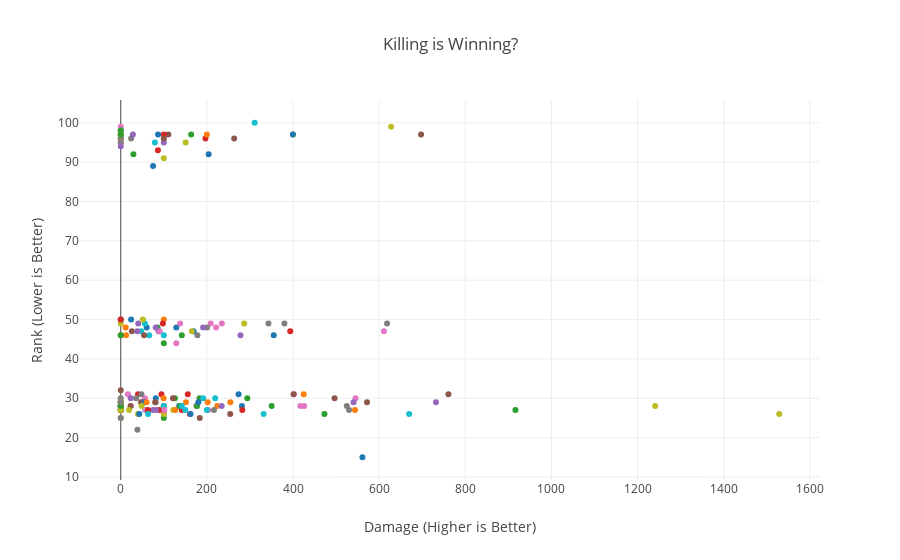

Here is the notebook cell this chart was saved with:
### Code cell
#I want to see the relationship between maxPlace, the true ranking from 1-100, with damageDealt.
#In other words, do you get better ranking if you deal more damage, and logically, by getting in fights?
data = []
for asset in np.random.choice(PG_train['Id'].unique(), 200):
    asset_df = PG_train[(PG_train['Id'] == asset)]

    data.append(go.Scatter(
        x = asset_df['damageDealt'].values,
        y = asset_df['maxPlace'].values,
        name = asset,
        showlegend=False
    ))
layout = go.Layout(dict(title = "Killing is Winning?",
                  xaxis = dict(title = 'Damage (Higher is Better)'),
                  yaxis = dict(title = 'Rank (Lower is Better)'),
                  ),legend=dict(
                orientation="h"))
py.iplot(dict(data=data, layout=layout), filename='basic-line')

### Figure 1 — Plotly figure (JSON) as saved in the notebook; plotly's stock layout.template omitted (floating-point values rounded to 4 significant figures)
{"data": [{"name": "4b87b8f6a1dcec", "showlegend": false, "type": "scatter", "uid": "eb5b5150-e079-11e8-9f2f-0088653b14b4", "x": [281.4], "y": [28]}, {"name": "2dcef512ff5544", "showlegend": false, "type": "scatter", "uid": "eb61023a-e079-11e8-a2a1-0088653b14b4", "x": [12.36], "y": [46]}, {"name": "0a0acffb0c078d", "showlegend": false, "type": "scatter", "uid": "eb6108e8-e079-11e8-8cca-0088653b14b4", "x": [100], "y": [25]}, {"name": "e1758495d13cd5", "showlegend": false, "type": "scatter", "uid": "eb610cc6-e079-11e8-9478-0088653b14b4", "x": [89.67], "y": [27]}, {"name": "551b73fb9d1a90", "showlegend": false, "type": "scatter", "uid": "eb61109a-e079-11e8-be7e-0088653b14b4", "x": [100], "y": [26]}, {"name": "7f50d523aabda8", "showlegend": false, "type": "scatter", "uid": "eb61140a-e079-11e8-9845-0088653b14b4", "x": [0], "y": [27]}, {"name": "5a75eaed6c9201", "showlegend": false, "type": "scatter", "uid": "eb611770-e079-11e8-8a8f-0088653b14b4", "x": [56.05], "y": [30]}, {"name": "175745994b6eb3", "showlegend": false, "type": "scatter", "uid": "eb611b4c-e079-11e8-ba57-0088653b14b4", "x": [49.47], "y": [29]}, {"name": "2aff557cf3dd4f", "showlegend": false, "type": "scatter", "uid": "eb611edc-e079-11e8-8f04-0088653b14b4", "x": [0], "y": [25]}, {"name": "f92440e9777b5b", "showlegend": false, "type": "scatter", "uid": "eb612242-e079-11e8-acb1-0088653b14b4", "x": [57.33], "y": [27]}, {"name": "0363e700105010", "showlegend": false, "type": "scatter", "uid": "eb6125da-e079-11e8-ba1a-0088653b14b4", "x": [0], "y": [28]}, {"name": "0cf13018dde551", "showlegend": false, "type": "scatter", "uid": "eb612922-e079-11e8-84c0-0088653b14b4", "x": [224], "y": [28]}, {"name": "a75b580c217611", "showlegend": false, "type": "scatter", "uid": "eb612c7e-e079-11e8-b083-0088653b14b4", "x": [85.36], "y": [48]}, {"name": "4943a178a6b7b9", "showlegend": false, "type": "scatter", "uid": "eb613034-e079-11e8-9aaa-0088653b14b4", "x": [160.8], "y": [26]}, {"name": "c2577efa1dc6a0", "showlegend": false, "type": "scatter", "uid": "eb6133ae-e079-11e8-bc18-0088653b14b4", "x": [278], "y": [46]}, {"name": "e5aa88e1b872fb", "showlegend": false, "type": "scatter", "uid": "eb6136cc-e079-11e8-b8ea-0088653b14b4", "x": [254.2], "y": [26]}, {"name": "52342505fc8a10", "showlegend": false, "type": "scatter", "uid": "eb613a66-e079-11e8-b59d-0088653b14b4", "x": [545.2], "y": [30]}, {"name": "eb07a985f88e8b", "showlegend": false, "type": "scatter", "uid": "eb613dd8-e079-11e8-86e2-0088653b14b4", "x": [38.69], "y": [22]}, {"name": "ec5b5170a2a855", "showlegend": false, "type": "scatter", "uid": "eb614128-e079-11e8-9c9b-0088653b14b4", "x": [1529], "y": [26]}, {"name": "01e24dc00dd2ea", "showlegend": false, "type": "scatter", "uid": "eb6144e8-e079-11e8-aaeb-0088653b14b4", "x": [0], "y": [28]}, {"name": "f4f79ad2e55785", "showlegend": false, "type": "scatter", "uid": "eb614830-e079-11e8-a545-0088653b14b4", "x": [135.6], "y": [28]}, {"name": "18fd0965ef84d2", "showlegend": false, "type": "scatter", "uid": "eb614c0c-e079-11e8-b7c3-0088653b14b4", "x": [424.7], "y": [31]}, {"name": "a816afee122b9d", "showlegend": false, "type": "scatter", "uid": "eb614f2e-e079-11e8-a96b-0088653b14b4", "x": [183.1], "y": [30]}, {"name": "5a99426339ed58", "showlegend": false, "type": "scatter", "uid": "eb6151fe-e079-11e8-b19d-0088653b14b4", "x": [0], "y": [28]}, {"name": "86c2a23b545dc1", "showlegend": false, "type": "scatter", "uid": "eb61549c-e079-11e8-8974-0088653b14b4", "x": [0], "y": [28]}, {"name": "44c460a126fde2", "showlegend": false, "type": "scatter", "uid": "eb6157d0-e079-11e8-9dcf-0088653b14b4", "x": [47.06], "y": [29]}, {"name": "4e9ec93803015e", "showlegend": false, "type": "scatter", "uid": "eb615ab4-e079-11e8-9569-0088653b14b4", "x": [0], "y": [50]}, {"name": "2f41fe99ff9b14", "showlegend": false, "type": "scatter", "uid": "eb615d70-e079-11e8-84e4-0088653b14b4", "x": [0], "y": [30]}, {"name": "f6bf4ffd74686f", "showlegend": false, "type": "scatter", "uid": "eb616086-e079-11e8-ac4f-0088653b14b4", "x": [1241], "y": [28]}, {"name": "8e6f1e105cfac4", "showlegend": false, "type": "scatter", "uid": "eb616342-e079-11e8-99d2-0088653b14b4", "x": [0], "y": [27]}, {"name": "00974ef59fc0ad", "showlegend": false, "type": "scatter", "uid": "eb61661c-e079-11e8-af3a-0088653b14b4", "x": [55.28], "y": [29]}, {"name": "c5445d7a0639dc", "showlegend": false, "type": "scatter", "uid": "eb61690a-e079-11e8-b245-0088653b14b4", "x": [11.4], "y": [48]}, {"name": "523b6376673f94", "showlegend": false, "type": "scatter", "uid": "eb616bda-e079-11e8-963c-0088653b14b4", "x": [141.8], "y": [46]}, {"name": "1f31cb159435e4", "showlegend": false, "type": "scatter", "uid": "eb616edc-e079-11e8-86d6-0088653b14b4", "x": [0], "y": [96]}, {"name": "2c4293d2939209", "showlegend": false, "type": "scatter", "uid": "eb61718c-e079-11e8-bff0-0088653b14b4", "x": [175.7], "y": [28]}, {"name": "cf376ab88a3b24", "showlegend": false, "type": "scatter", "uid": "eb61744a-e079-11e8-b8dc-0088653b14b4", "x": [183.5], "y": [25]}, {"name": "84eac1cb775301", "showlegend": false, "type": "scatter", "uid": "eb617742-e079-11e8-964c-0088653b14b4", "x": [16.67], "y": [31]}, {"name": "a842c1e8803054", "showlegend": false, "type": "scatter", "uid": "eb617a26-e079-11e8-9afb-0088653b14b4", "x": [380], "y": [49]}, {"name": "0fe937afc3a7e0", "showlegend": false, "type": "scatter", "uid": "eb617d5a-e079-11e8-8009-0088653b14b4", "x": [121.8], "y": [27]}, {"name": "ccf7a3ee91f8cb", "showlegend": false, "type": "scatter", "uid": "eb61808c-e079-11e8-9118-0088653b14b4", "x": [191.3], "y": [30]}, {"name": "303c479050cef5", "showlegend": false, "type": "scatter", "uid": "eb618340-e079-11e8-a61e-0088653b14b4", "x": [60.24], "y": [48]}, {"name": "fcea3e1a06f98b", "showlegend": false, "type": "scatter", "uid": "eb61861a-e079-11e8-affa-0088653b14b4", "x": [254.5], "y": [29]}, {"name": "7b726f6f7d791c", "showlegend": false, "type": "scatter", "uid": "eb618912-e079-11e8-900b-0088653b14b4", "x": [0], "y": [27]}, {"name": "6db4813e0d7066", "showlegend": false, "type": "scatter", "uid": "eb618bec-e079-11e8-9203-0088653b14b4", "x": [196.7], "y": [96]}, {"name": "3ec3279e9b927c", "showlegend": false, "type": "scatter", "uid": "eb618e9e-e079-11e8-a5ec-0088653b14b4", "x": [0], "y": [29]}, {"name": "048ec44339d9d0", "showlegend": false, "type": "scatter", "uid": "eb61918c-e079-11e8-b5ee-0088653b14b4", "x": [263.4], "y": [96]}, {"name": "38142ab6215116", "showlegend": false, "type": "scatter", "uid": "eb619466-e079-11e8-83f4-0088653b14b4", "x": [234.7], "y": [49]}, {"name": "2b3dc1e3abf391", "showlegend": false, "type": "scatter", "uid": "eb61972c-e079-11e8-a5f7-0088653b14b4", "x": [24.06], "y": [96]}, {"name": "01e859fece4578", "showlegend": false, "type": "scatter", "uid": "eb619a10-e079-11e8-859a-0088653b14b4", "x": [0], "y": [49]}, {"name": "7fb0c688db0e56", "showlegend": false, "type": "scatter", "uid": "eb619cc2-e079-11e8-b977-0088653b14b4", "x": [1.144], "y": [27]}, {"name": "3bec2ca04be4b3", "showlegend": false, "type": "scatter", "uid": "eb619f9c-e079-11e8-a3d9-0088653b14b4", "x": [204], "y": [92]}, {"name": "b0886daa473862", "showlegend": false, "type": "scatter", "uid": "eb61a2c6-e079-11e8-930f-0088653b14b4", "x": [126.5], "y": [27]}, {"name": "62b57395e42916", "showlegend": false, "type": "scatter", "uid": "eb61a59e-e079-11e8-8b4c-0088653b14b4", "x": [125.8], "y": [30]}, {"name": "d632f91ecdf9c6", "showlegend": false, "type": "scatter", "uid": "eb61a848-e079-11e8-a7eb-0088653b14b4", "x": [141.7], "y": [27]}, {"name": "8de7d1b041967f", "showlegend": false, "type": "scatter", "uid": "eb61ab2c-e079-11e8-b07b-0088653b14b4", "x": [74.82], "y": [27]}, {"name": "5dd533f25f4a06", "showlegend": false, "type": "scatter", "uid": "eb61ae4c-e079-11e8-afa6-0088653b14b4", "x": [571.8], "y": [29]}, {"name": "33826b9438ef60", "showlegend": false, "type": "scatter", "uid": "eb61b0c2-e079-11e8-8daf-0088653b14b4", "x": [0], "y": [99]}, {"name": "4d7ef41f0db33d", "showlegend": false, "type": "scatter", "uid": "eb61b25c-e079-11e8-abfb-0088653b14b4", "x": [178], "y": [46]}, {"name": "b0b70cc9912170", "showlegend": false, "type": "scatter", "uid": "eb61b3d8-e079-11e8-8397-0088653b14b4", "x": [0], "y": [28]}, {"name": "772e3051e62c84", "showlegend": false, "type": "scatter", "uid": "eb61b54a-e079-11e8-8931-0088653b14b4", "x": [47.73], "y": [47]}, {"name": "80510a1821b703", "showlegend": false, "type": "scatter", "uid": "eb61b6ee-e079-11e8-a5f4-0088653b14b4", "x": [75], "y": [89]}, {"name": "e86d3854712e5d", "showlegend": false, "type": "scatter", "uid": "eb61b87e-e079-11e8-a171-0088653b14b4", "x": [0], "y": [97]}, {"name": "26bffb25819883", "showlegend": false, "type": "scatter", "uid": "eb61ba0c-e079-11e8-86bc-0088653b14b4", "x": [293.9], "y": [30]}, {"name": "14c52072dc95b0", "showlegend": false, "type": "scatter", "uid": "eb61bbb4-e079-11e8-afbc-0088653b14b4", "x": [282.2], "y": [27]}, {"name": "4af21d8303a48c", "showlegend": false, "type": "scatter", "uid": "eb61bd4c-e079-11e8-a15f-0088653b14b4", "x": [234.3], "y": [28]}, {"name": "8706ed5ac75875", "showlegend": false, "type": "scatter", "uid": "eb61bed2-e079-11e8-aceb-0088653b14b4", "x": [496.5], "y": [30]}, {"name": "b5231bf6f5347e", "showlegend": false, "type": "scatter", "uid": "eb61c080-e079-11e8-8642-0088653b14b4", "x": [209], "y": [49]}, {"name": "fc8aa91152ba47", "showlegend": false, "type": "scatter", "uid": "eb61c210-e079-11e8-b86d-0088653b14b4", "x": [0], "y": [96]}, {"name": "0a2ad1d508759d", "showlegend": false, "type": "scatter", "uid": "eb61c382-e079-11e8-b3e6-0088653b14b4", "x": [40.04], "y": [26]}, {"name": "1f9dfabf68f6b9", "showlegend": false, "type": "scatter", "uid": "eb61c53a-e079-11e8-9dca-0088653b14b4", "x": [56.08], "y": [49]}, {"name": "80b9d68dfdab5e", "showlegend": false, "type": "scatter", "uid": "eb61c6c0-e079-11e8-85b6-0088653b14b4", "x": [24], "y": [50]}, {"name": "3c38e04485dfdb", "showlegend": false, "type": "scatter", "uid": "eb61c846-e079-11e8-9fd1-0088653b14b4", "x": [0], "y": [29]}, {"name": "a3313c9981f263", "showlegend": false, "type": "scatter", "uid": "eb61c9e8-e079-11e8-97bc-0088653b14b4", "x": [137.6], "y": [28]}, {"name": "16719ce1ecf732", "showlegend": false, "type": "scatter", "uid": "eb61cb66-e079-11e8-9d20-0088653b14b4", "x": [94.44], "y": [31]}, {"name": "265fe1a3dfdafd", "showlegend": false, "type": "scatter", "uid": "eb61cce2-e079-11e8-9807-0088653b14b4", "x": [540.6], "y": [29]}, {"name": "a3119aa27d2bc3", "showlegend": false, "type": "scatter", "uid": "eb61ce9a-e079-11e8-b5bc-0088653b14b4", "x": [110.4], "y": [97]}, {"name": "de377ca882a858", "showlegend": false, "type": "scatter", "uid": "eb61d028-e079-11e8-9fa1-0088653b14b4", "x": [221.5], "y": [48]}, {"name": "7538c5b1a9a00f", "showlegend": false, "type": "scatter", "uid": "eb61d1ba-e079-11e8-b0af-0088653b14b4", "x": [342.9], "y": [49]}, {"name": "e4aeadf82574d2", "showlegend": false, "type": "scatter", "uid": "eb61d354-e079-11e8-b3e3-0088653b14b4", "x": [100], "y": [26]}, {"name": "4d27286ace118c", "showlegend": false, "type": "scatter", "uid": "eb61d4e4-e079-11e8-aba4-0088653b14b4", "x": [0], "y": [97]}, {"name": "1f55b0afe0e668", "showlegend": false, "type": "scatter", "uid": "eb61d662-e079-11e8-9997-0088653b14b4", "x": [81.34], "y": [30]}, {"name": "ff18d4a30944fa", "showlegend": false, "type": "scatter", "uid": "eb61d818-e079-11e8-9cc2-0088653b14b4", "x": [200], "y": [97]}, {"name": "356c81223dfb4f", "showlegend": false, "type": "scatter", "uid": "eb61d994-e079-11e8-a08e-0088653b14b4", "x": [472.9], "y": [26]}, {"name": "7980dd4324ed33", "showlegend": false, "type": "scatter", "uid": "eb61db06-e079-11e8-9a19-0088653b14b4", "x": [100], "y": [97]}, {"name": "d05f6d15f57031", "showlegend": false, "type": "scatter", "uid": "eb61dce6-e079-11e8-afb6-0088653b14b4", "x": [87.92], "y": [47]}, {"name": "9270323d93a107", "showlegend": false, "type": "scatter", "uid": "eb61de76-e079-11e8-b5ba-0088653b14b4", "x": [25.8], "y": [47]}, {"name": "ff9041a245b491", "showlegend": false, "type": "scatter", "uid": "eb61e01a-e079-11e8-ac21-0088653b14b4", "x": [129], "y": [44]}, {"name": "9343ad9b5617f5", "showlegend": false, "type": "scatter", "uid": "eb61e1a8-e079-11e8-ab19-0088653b14b4", "x": [524.9], "y": [28]}, {"name": "aab4242f07d20b", "showlegend": false, "type": "scatter", "uid": "eb61e330-e079-11e8-b727-0088653b14b4", "x": [627.7], "y": [99]}, {"name": "3c180f80b37192", "showlegend": false, "type": "scatter", "uid": "eb61e4ca-e079-11e8-bded-0088653b14b4", "x": [219.3], "y": [30]}, {"name": "c73c81bc33192c", "showlegend": false, "type": "scatter", "uid": "eb61e678-e079-11e8-84e1-0088653b14b4", "x": [162.1], "y": [26]}, {"name": "2b2a9c64aa189f", "showlegend": false, "type": "scatter", "uid": "eb61e808-e079-11e8-af73-0088653b14b4", "x": [151.5], "y": [29]}, {"name": "7655cc2f40973e", "showlegend": false, "type": "scatter", "uid": "eb61e998-e079-11e8-a6cf-0088653b14b4", "x": [177.1], "y": [28]}, {"name": "8799562b8766a0", "showlegend": false, "type": "scatter", "uid": "eb61eb28-e079-11e8-bd99-0088653b14b4", "x": [0], "y": [46]}, {"name": "da32e418e75b2c", "showlegend": false, "type": "scatter", "uid": "eb61ecae-e079-11e8-b74f-0088653b14b4", "x": [100], "y": [95]}, {"name": "2c4b30c4cc3c9b", "showlegend": false, "type": "scatter", "uid": "eb61ee52-e079-11e8-a4f3-0088653b14b4", "x": [121.3], "y": [30]}, {"name": "ebf29cbc3adffb", "showlegend": false, "type": "scatter", "uid": "eb61efcc-e079-11e8-908e-0088653b14b4", "x": [202.8], "y": [27]}, {"name": "c52179c6ba5f9e", "showlegend": false, "type": "scatter", "uid": "eb61f14a-e079-11e8-89f4-0088653b14b4", "x": [81.12], "y": [29]}, {"name": "7c57326a9414ed", "showlegend": false, "type": "scatter", "uid": "eb61f2ee-e079-11e8-9d07-0088653b14b4", "x": [286.6], "y": [49]}, {"name": "580f56bee0f7df", "showlegend": false, "type": "scatter", "uid": "eb61f474-e079-11e8-a261-0088653b14b4", "x": [150], "y": [27]}, {"name": "f18f69a454cd4a", "showlegend": false, "type": "scatter", "uid": "eb61f606-e079-11e8-abee-0088653b14b4", "x": [129], "y": [48]}, {"name": "cb3baf15010542", "showlegend": false, "type": "scatter", "uid": "eb61f76c-e079-11e8-a09d-0088653b14b4", "x": [0], "y": [95]}, {"name": "808390efe8a2e3", "showlegend": false, "type": "scatter", "uid": "eb61f91a-e079-11e8-ba23-0088653b14b4", "x": [350.4], "y": [28]}, {"name": "4a565306c77c64", "showlegend": false, "type": "scatter", "uid": "eb61fac8-e079-11e8-820f-0088653b14b4", "x": [100], "y": [27]}, {"name": "41c0cdf0819a57", "showlegend": false, "type": "scatter", "uid": "eb61fc4c-e079-11e8-9776-0088653b14b4", "x": [0], "y": [28]}, {"name": "5d8e8200b35d94", "showlegend": false, "type": "scatter", "uid": "eb61fdfa-e079-11e8-b212-0088653b14b4", "x": [100], "y": [96]}, {"name": "a920dc9eba0b84", "showlegend": false, "type": "scatter", "uid": "eb61ff6e-e079-11e8-8e18-0088653b14b4", "x": [23.22], "y": [28]}, {"name": "97386dfc218cd4", "showlegend": false, "type": "scatter", "uid": "eb6200e8-e079-11e8-bfd3-0088653b14b4", "x": [0], "y": [50]}, {"name": "c7f0ac325730a6", "showlegend": false, "type": "scatter", "uid": "eb6202a2-e079-11e8-8164-0088653b14b4", "x": [400], "y": [97]}, {"name": "a576cfe36ee6b6", "showlegend": false, "type": "scatter", "uid": "eb620414-e079-11e8-a31a-0088653b14b4", "x": [311], "y": [100]}, {"name": "92f80dc4250a1f", "showlegend": false, "type": "scatter", "uid": "eb6205a4-e079-11e8-83ea-0088653b14b4", "x": [273.6], "y": [31]}, {"name": "e528d6142eb06e", "showlegend": false, "type": "scatter", "uid": "eb62073e-e079-11e8-9afc-0088653b14b4", "x": [0], "y": [27]}, {"name": "2bf7e710c78242", "showlegend": false, "type": "scatter", "uid": "eb6208cc-e079-11e8-8884-0088653b14b4", "x": [100], "y": [44]}, {"name": "76b1d12da337df", "showlegend": false, "type": "scatter", "uid": "eb620b1c-e079-11e8-a45b-0088653b14b4", "x": [0], "y": [27]}, {"name": "7d4e3344646a71", "showlegend": false, "type": "scatter", "uid": "eb620d10-e079-11e8-ae69-0088653b14b4", "x": [38.33], "y": [47]}, {"name": "a63b25ab508aca", "showlegend": false, "type": "scatter", "uid": "eb620e98-e079-11e8-bbc6-0088653b14b4", "x": [0], "y": [29]}, {"name": "40eb1c5e9bb195", "showlegend": false, "type": "scatter", "uid": "eb621058-e079-11e8-9613-0088653b14b4", "x": [90.4], "y": [47]}, {"name": "3308f65b9cbecc", "showlegend": false, "type": "scatter", "uid": "eb6211f4-e079-11e8-ba7b-0088653b14b4", "x": [0], "y": [95]}, {"name": "2f9c54b262a632", "showlegend": false, "type": "scatter", "uid": "eb621382-e079-11e8-9212-0088653b14b4", "x": [150.7], "y": [95]}, {"name": "81e8d49a52eeef", "showlegend": false, "type": "scatter", "uid": "eb621512-e079-11e8-8385-0088653b14b4", "x": [199.9], "y": [27]}, {"name": "2ba0c8240b90cd", "showlegend": false, "type": "scatter", "uid": "eb62168c-e079-11e8-92ed-0088653b14b4", "x": [0], "y": [98]}, {"name": "19f991ffd71df0", "showlegend": false, "type": "scatter", "uid": "eb62181e-e079-11e8-8c1b-0088653b14b4", "x": [543.9], "y": [27]}, {"name": "7d196ceeae8c93", "showlegend": false, "type": "scatter", "uid": "eb6219b8-e079-11e8-a09b-0088653b14b4", "x": [916.5], "y": [27]}, {"name": "bf99fa31d6a3ad", "showlegend": false, "type": "scatter", "uid": "eb621b48-e079-11e8-9763-0088653b14b4", "x": [100], "y": [27]}, {"name": "1a5e898de1fbe0", "showlegend": false, "type": "scatter", "uid": "eb621cba-e079-11e8-9dda-0088653b14b4", "x": [23.18], "y": [30]}, {"name": "d48325fb5904a8", "showlegend": false, "type": "scatter", "uid": "eb621e4a-e079-11e8-9625-0088653b14b4", "x": [100], "y": [28]}, {"name": "47c7e6f48cdfd6", "showlegend": false, "type": "scatter", "uid": "eb621fd0-e079-11e8-9e61-0088653b14b4", "x": [57.6], "y": [27]}, {"name": "69cfcf95477139", "showlegend": false, "type": "scatter", "uid": "eb622158-e079-11e8-8de9-0088653b14b4", "x": [618.3], "y": [49]}, {"name": "c70b5f6ef5e0d2", "showlegend": false, "type": "scatter", "uid": "eb6222f0-e079-11e8-8d2d-0088653b14b4", "x": [0], "y": [29]}, {"name": "e465fbb3a82553", "showlegend": false, "type": "scatter", "uid": "eb6224c6-e079-11e8-976b-0088653b14b4", "x": [100], "y": [46]}, {"name": "0be8e7b306f288", "showlegend": false, "type": "scatter", "uid": "eb622674-e079-11e8-a52f-0088653b14b4", "x": [169], "y": [47]}, {"name": "0808ee72127b20", "showlegend": false, "type": "scatter", "uid": "eb62280c-e079-11e8-9fba-0088653b14b4", "x": [100], "y": [28]}, {"name": "f9d6fe42b243c5", "showlegend": false, "type": "scatter", "uid": "eb6229a8-e079-11e8-bdb1-0088653b14b4", "x": [163.5], "y": [97]}, {"name": "0ef5f82c470940", "showlegend": false, "type": "scatter", "uid": "eb622b1a-e079-11e8-9f6e-0088653b14b4", "x": [40.19], "y": [31]}, {"name": "78998bbd70e19d", "showlegend": false, "type": "scatter", "uid": "eb622ca8-e079-11e8-8198-0088653b14b4", "x": [81.17], "y": [48]}, {"name": "88461a7af4da25", "showlegend": false, "type": "scatter", "uid": "eb622e30-e079-11e8-9fb3-0088653b14b4", "x": [79.93], "y": [29]}, {"name": "b141cc600835bb", "showlegend": false, "type": "scatter", "uid": "eb622fc0-e079-11e8-94c9-0088653b14b4", "x": [401.7], "y": [31]}, {"name": "3355b238001e3e", "showlegend": false, "type": "scatter", "uid": "eb623164-e079-11e8-abda-0088653b14b4", "x": [0], "y": [25]}, {"name": "01ef9dff101fa2", "showlegend": false, "type": "scatter", "uid": "eb6232d8-e079-11e8-8d8f-0088653b14b4", "x": [165.1], "y": [47]}, {"name": "a44adf829aa515", "showlegend": false, "type": "scatter", "uid": "eb623452-e079-11e8-9111-0088653b14b4", "x": [79.23], "y": [95]}, {"name": "0cf57f64c814fe", "showlegend": false, "type": "scatter", "uid": "eb6235ec-e079-11e8-bfea-0088653b14b4", "x": [43], "y": [26]}, {"name": "e72f1791b70ad2", "showlegend": false, "type": "scatter", "uid": "eb62377a-e079-11e8-b815-0088653b14b4", "x": [99.6], "y": [30]}, {"name": "fd2f7ec771c7a9", "showlegend": false, "type": "scatter", "uid": "eb62391e-e079-11e8-a441-0088653b14b4", "x": [29.4], "y": [92]}, {"name": "ffd5db38a920fe", "showlegend": false, "type": "scatter", "uid": "eb623ac6-e079-11e8-9a2b-0088653b14b4", "x": [393.6], "y": [47]}, {"name": "64f932d2b6d6ca", "showlegend": false, "type": "scatter", "uid": "eb623c36-e079-11e8-8f50-0088653b14b4", "x": [0], "y": [94]}, {"name": "2f0383ea56b413", "showlegend": false, "type": "scatter", "uid": "eb623dba-e079-11e8-a04e-0088653b14b4", "x": [22.88], "y": [28]}, {"name": "5571a7f75c755f", "showlegend": false, "type": "scatter", "uid": "eb623f68-e079-11e8-a193-0088653b14b4", "x": [611.1], "y": [47]}, {"name": "d3448bfc892204", "showlegend": false, "type": "scatter", "uid": "eb6240f0-e079-11e8-984d-0088653b14b4", "x": [48.09], "y": [31]}, {"name": "166483334cf699", "showlegend": false, "type": "scatter", "uid": "eb624258-e079-11e8-b981-0088653b14b4", "x": [0], "y": [27]}, {"name": "c7ad36bcb0b8b2", "showlegend": false, "type": "scatter", "uid": "eb6243fa-e079-11e8-b6d2-0088653b14b4", "x": [66.22], "y": [46]}, {"name": "6931fd12763180", "showlegend": false, "type": "scatter", "uid": "eb624582-e079-11e8-a373-0088653b14b4", "x": [399.7], "y": [97]}, {"name": "83d340181ce0b9", "showlegend": false, "type": "scatter", "uid": "eb624708-e079-11e8-aceb-0088653b14b4", "x": [0], "y": [28]}, {"name": "974c73e4a70aff", "showlegend": false, "type": "scatter", "uid": "eb6248b6-e079-11e8-9283-0088653b14b4", "x": [0], "y": [29]}, {"name": "ddf028309ba2ad", "showlegend": false, "type": "scatter", "uid": "eb624a28-e079-11e8-950e-0088653b14b4", "x": [155.7], "y": [31]}, {"name": "88a3259d42a7e2", "showlegend": false, "type": "scatter", "uid": "eb624b9a-e079-11e8-b9f3-0088653b14b4", "x": [40.7], "y": [49]}, {"name": "9a25fcd61102eb", "showlegend": false, "type": "scatter", "uid": "eb624d66-e079-11e8-93e1-0088653b14b4", "x": [760.9], "y": [31]}, {"name": "7b8e7f2ba407bc", "showlegend": false, "type": "scatter", "uid": "eb624eec-e079-11e8-80ee-0088653b14b4", "x": [0], "y": [98]}, {"name": "542240416bdf61", "showlegend": false, "type": "scatter", "uid": "eb62505e-e079-11e8-835d-0088653b14b4", "x": [530.1], "y": [27]}, {"name": "2f1f939199b0fc", "showlegend": false, "type": "scatter", "uid": "eb62520c-e079-11e8-8112-0088653b14b4", "x": [19.35], "y": [27]}, {"name": "31c42da9014ef1", "showlegend": false, "type": "scatter", "uid": "eb625392-e079-11e8-817a-0088653b14b4", "x": [100], "y": [28]}, {"name": "73bd6cd5bb7d90", "showlegend": false, "type": "scatter", "uid": "eb625518-e079-11e8-9370-0088653b14b4", "x": [86.6], "y": [97]}, {"name": "3c1f86f7294372", "showlegend": false, "type": "scatter", "uid": "eb6256c6-e079-11e8-8abe-0088653b14b4", "x": [60.06], "y": [29]}, {"name": "3bdf4bf59971e6", "showlegend": false, "type": "scatter", "uid": "eb625842-e079-11e8-9fe0-0088653b14b4", "x": [0.1761], "y": [46]}, {"name": "ddd1aad9a0e938", "showlegend": false, "type": "scatter", "uid": "eb6259b4-e079-11e8-9d2c-0088653b14b4", "x": [0], "y": [50]}, {"name": "4d51fb9c9b1949", "showlegend": false, "type": "scatter", "uid": "eb625b62-e079-11e8-96f6-0088653b14b4", "x": [731.9], "y": [29]}, {"name": "16dbecc06a578e", "showlegend": false, "type": "scatter", "uid": "eb625ce8-e079-11e8-9045-0088653b14b4", "x": [401.4], "y": [31]}, {"name": "cbd57c9dd0f453", "showlegend": false, "type": "scatter", "uid": "eb625fc2-e079-11e8-98ad-0088653b14b4", "x": [101.2], "y": [27]}, {"name": "82ca7406e2a7fc", "showlegend": false, "type": "scatter", "uid": "eb62615c-e079-11e8-b575-0088653b14b4", "x": [200.4], "y": [48]}, {"name": "132138ffe4aee0", "showlegend": false, "type": "scatter", "uid": "eb6262f6-e079-11e8-b522-0088653b14b4", "x": [51.45], "y": [50]}, {"name": "8f963f11451108", "showlegend": false, "type": "scatter", "uid": "eb626490-e079-11e8-985d-0088653b14b4", "x": [141.9], "y": [28]}, {"name": "dd7018a7a16055", "showlegend": false, "type": "scatter", "uid": "eb626618-e079-11e8-89a7-0088653b14b4", "x": [355.3], "y": [46]}, {"name": "fed4bec7210afa", "showlegend": false, "type": "scatter", "uid": "eb6267a6-e079-11e8-a422-0088653b14b4", "x": [100], "y": [50]}, {"name": "ed50d30065ece3", "showlegend": false, "type": "scatter", "uid": "eb626936-e079-11e8-9148-0088653b14b4", "x": [0], "y": [98]}, {"name": "687d3300c66bf9", "showlegend": false, "type": "scatter", "uid": "eb626b66-e079-11e8-bff9-0088653b14b4", "x": [63.2], "y": [27]}, {"name": "fe8bd1a63a35c2", "showlegend": false, "type": "scatter", "uid": "eb626d50-e079-11e8-90f2-0088653b14b4", "x": [28.2], "y": [97]}, {"name": "c6c30574618de1", "showlegend": false, "type": "scatter", "uid": "eb626ef4-e079-11e8-a3cf-0088653b14b4", "x": [0], "y": [32]}, {"name": "bb347964d4df75", "showlegend": false, "type": "scatter", "uid": "eb6270ac-e079-11e8-aca2-0088653b14b4", "x": [417], "y": [28]}, {"name": "3520375da3d852", "showlegend": false, "type": "scatter", "uid": "eb627228-e079-11e8-b606-0088653b14b4", "x": [216.4], "y": [27]}, {"name": "9cd9ee21f27795", "showlegend": false, "type": "scatter", "uid": "eb6273ae-e079-11e8-9e2c-0088653b14b4", "x": [0], "y": [29]}, {"name": "0e507eb00975e2", "showlegend": false, "type": "scatter", "uid": "eb62753e-e079-11e8-91ba-0088653b14b4", "x": [669.7], "y": [26]}, {"name": "7b897fa346cbea", "showlegend": false, "type": "scatter", "uid": "eb6276cc-e079-11e8-919f-0088653b14b4", "x": [561.2], "y": [15]}, {"name": "d4328cf2ffd5a0", "showlegend": false, "type": "scatter", "uid": "eb6278e2-e079-11e8-a159-0088653b14b4", "x": [201.9], "y": [29]}, {"name": "49c2213aa4e76f", "showlegend": false, "type": "scatter", "uid": "eb627a5c-e079-11e8-ae07-0088653b14b4", "x": [0], "y": [28]}, {"name": "633baed0540885", "showlegend": false, "type": "scatter", "uid": "eb627bf6-e079-11e8-bfda-0088653b14b4", "x": [86.36], "y": [93]}, {"name": "6eb8f14ea8b09e", "showlegend": false, "type": "scatter", "uid": "eb627d90-e079-11e8-ae90-0088653b14b4", "x": [81.9], "y": [27]}, {"name": "3d3f8b06cc742f", "showlegend": false, "type": "scatter", "uid": "eb627f1e-e079-11e8-8438-0088653b14b4", "x": [54.18], "y": [46]}, {"name": "5d3aaeff08db72", "showlegend": false, "type": "scatter", "uid": "eb62809c-e079-11e8-bffe-0088653b14b4", "x": [137.9], "y": [49]}, {"name": "333161edb62697", "showlegend": false, "type": "scatter", "uid": "eb628222-e079-11e8-985d-0088653b14b4", "x": [0], "y": [29]}, {"name": "41e249abd663ce", "showlegend": false, "type": "scatter", "uid": "eb6283b4-e079-11e8-a60b-0088653b14b4", "x": [48.51], "y": [28]}, {"name": "9389afb4f6e85f", "showlegend": false, "type": "scatter", "uid": "eb628538-e079-11e8-b71d-0088653b14b4", "x": [63.51], "y": [26]}, {"name": "b6e8c90f31a998", "showlegend": false, "type": "scatter", "uid": "eb6286dc-e079-11e8-a3df-0088653b14b4", "x": [180.2], "y": [29]}, {"name": "928069880e8677", "showlegend": false, "type": "scatter", "uid": "eb628858-e079-11e8-9aea-0088653b14b4", "x": [0], "y": [97]}, {"name": "52773b209ebc9b", "showlegend": false, "type": "scatter", "uid": "eb6289d4-e079-11e8-adae-0088653b14b4", "x": [0], "y": [97]}, {"name": "05ce86879de0cd", "showlegend": false, "type": "scatter", "uid": "eb628b6e-e079-11e8-9763-0088653b14b4", "x": [97.87], "y": [49]}, {"name": "992303ed8aba21", "showlegend": false, "type": "scatter", "uid": "eb628d1c-e079-11e8-bec0-0088653b14b4", "x": [191.3], "y": [48]}, {"name": "5009dc198ac903", "showlegend": false, "type": "scatter", "uid": "eb628eac-e079-11e8-a7cc-0088653b14b4", "x": [697.3], "y": [97]}, {"name": "636c579fda33c5", "showlegend": false, "type": "scatter", "uid": "eb629034-e079-11e8-a3a8-0088653b14b4", "x": [425.8], "y": [28]}, {"name": "d9028769b40e5e", "showlegend": false, "type": "scatter", "uid": "eb6291b8-e079-11e8-bf1a-0088653b14b4", "x": [35.67], "y": [30]}, {"name": "b842bd63b030ed", "showlegend": false, "type": "scatter", "uid": "eb62933e-e079-11e8-a262-0088653b14b4", "x": [100], "y": [91]}, {"name": "3b605dbcc8bd6c", "showlegend": false, "type": "scatter", "uid": "eb6294ec-e079-11e8-8c40-0088653b14b4", "x": [331.7], "y": [26]}], "layout": {"legend": {"orientation": "h"}, "title": "Killing is Winning?", "xaxis": {"title": "Damage (Higher is Better)"}, "yaxis": {"title": "Rank (Lower is Better)"}}}
